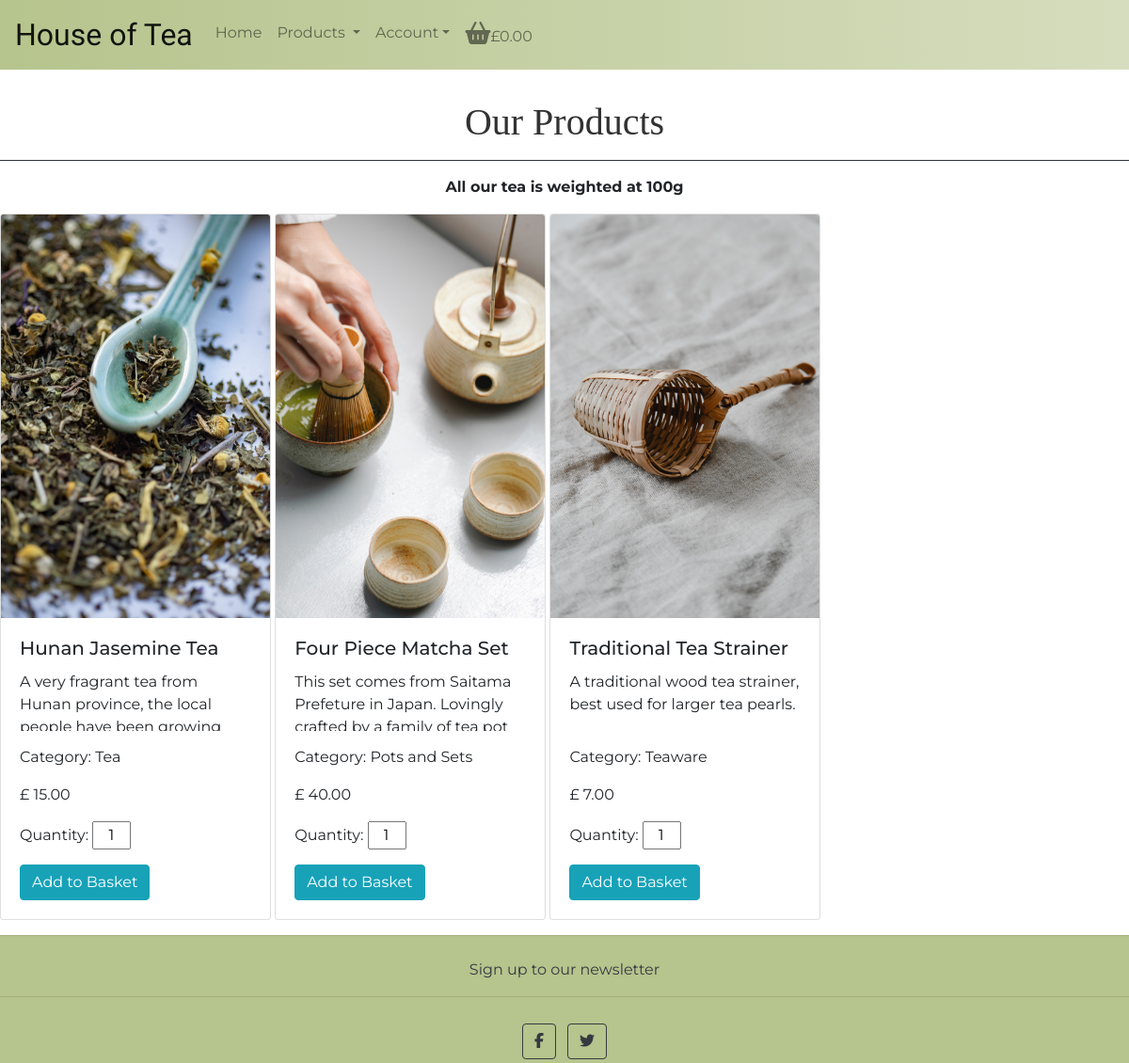
Screenshot of /products/ with the database file from the repository.
### products/models.py (models this page shows, shortened)
class Product(models.Model):
    name = models.CharField(max_length=50, null=True)
    sku = models.CharField(max_length=254, null=True, blank=True)
    price = models.FloatField()
    info = models.TextField()
    category = models.ForeignKey('Categories', null=True, blank=True, on_delete=models.SET_NULL)
    image = models.ImageField()
    image_url = models.URLField(null=True, blank=True)
    weight = models.BooleanField(default=False, null=True, blank=True)

class Categories(models.Model):
    category = models.CharField(max_length=30)
    def __str__(self):
        return self.category

### products/views.py (the view)
# urls.py: path('', views.productsView, name='products'),
def productsView(request):
    categories = None
    products = Product.objects.all()
    if request.GET:
        if 'category' in request.GET:
            categories = request.GET['category'].split(',')
            products = products.filter(category__category__in=categories)
            categories = Categories.objects.filter(category__in=categories)
    context = {
        'products': products,
        'categories': categories,
    }
    return render(request, 'products/products.html', context)

### basket/contexts.py (called while the page is built, shortened)
def current_basket(request):
    basket_items = []
    total = 0
    product_quantity = 0
    basket = request.session.get('basket', {})
    if total < settings.DELIVERY_CHARGE_MAX:
        delivery = total * settings.DELIVERY_CHARGE/50
        delivery_threshold = settings.DELIVERY_CHARGE_MAX - delivery
    else:
        delivery = 30
        delivery_threshold = 0
    grand_total = delivery + total
    context = {
        'basket_items': basket_items,
        'total': total,
        'product_quantity': product_quantity,
        'delivery': delivery,
        'delivery_threshold': delivery_threshold,
        'grand_total': grand_total,
        'delivery_charge': settings.DELIVERY_CHARGE,
        'delivery_charge_max': settings.DELIVERY_CHARGE_MAX,
    }
    return context

### products/templates/products/products.html (shortened to what this page needs)
{% extends "base.html" %}
{% load static %}
{% block content %}
{% if categories %}
{% for category in categories %}
<a class="text-decoration-none" href="{% url 'products' %}?category={{ category.category }}">
  <h1 class="title">Our {{ category.category }}</h1>
  <hr class="divider bg-dark">
</a>
{% if category.category == 'Tea' %}
<strong><p class="text-center">All our tea is weighted at 100g</p></strong>
{% endif %}
{% endfor %}
{% else %}
<h1 class="title">Our Products</h1>
<hr class="divider bg-dark">
<strong><p class="text-center">All our tea is weighted at 100g</p></strong>
{% endif %}
{% for product in products %}
<div class="card">
  <a href="{% url 'product_info' product.pk %}">
    <img class="card-img-top" src="{{ product.image.url }}" alt="Card image cap">
  </a>
  <div class="card-body">
    <h5 class="card-title">{{ product.name }}</h5>
    <p class="card-text">{{ product.info }}</p>
    <P>Category: {{ product.category }}</P>
    <p>£ {{ product.price|floatformat:2 }} </p>
   <form action="{% url 'add_to_basket' product.pk %}" method="POST">
    <div class="mb-3">
      <p class="d-inline">Quantity:</p>
    <input class="col-2" type="form-control qty_input" type="number" name="quantity" value="1" min="1" max="99" id="id_qty_{{ product.id }}">
    </div>
    <input class="btn btn-info d-block" type="submit" value="Add to Basket">
   </form>
  </div>
</div>
{% endfor %}
{% endblock %}

### templates/base.html (shortened to what this page needs)
{% load static %}
<!DOCTYPE html>
<html lang="en">
<head>
  {% block corecss %}
  <link rel="stylesheet" href="https://cdn.jsdelivr.net/npm/bootstrap@4.6.2/dist/css/bootstrap.min.css"
>
  <link rel="stylesheet" href="{% static 'css/style.css' %}">
  {% endblock %}
</head>
<body>
  <nav class="navbar navbar-expand-lg sticky-top navbar-light bg-light gradient">
    <a class="navbar-brand logo align-middle" href="{% url 'home' %}">House of Tea</a>
    <div class="collapse navbar-collapse" id="navbarSupportedContent">
      <ul class="navbar-nav mr-auto">
        <li class="nav-item">
          <a class="nav-link" href="{% url 'home' %}">Home</a>
        </li>
        <li class="nav-item dropdown">
          <a class="nav-link dropdown-toggle" href="#" role="button" data-toggle="dropdown" aria-haspopup="true"
            aria-expanded="false">
            Products
          </a>
        </li>
        <li class="nav-item dropdown">
          <a class="nav-link dropdown-toggle" href="#" role="button" data-toggle="dropdown" aria-haspopup="true"
            aria-expanded="false">Account</a>
        </li>
        <li class="nav-item">
          <div>
            <a class="nav-link basket-icon align-middle" href="{% url 'basket' %}"><i
                class="fas fa-shopping-basket"></i>£{{grand_total|floatformat:2}}</a>
          </div>
        </li>
      </ul>
    </div>
  </nav>
  {% block content %}
  {% endblock %}
  <footer>
    <div class="text-center text-lg-start">
      <hr class="mb-4" />
      <section>
        <div class="text-center">
          <a class="text-dark" href="{% url 'newsletter' %}">Sign up to our newsletter</a>
        </div>
      </section>
      <hr class="mb-4" />
      <section class="text-center">
        <a class="btn btn-outline-dark btn-floating social m-1" href="https://www.facebook.com/profile.php?id=100087992509682" role="button" target="_blank" rel="external"><i class="fab fa-facebook-f"></i></a>
        <a class="btn btn-outline-dark btn-floating social m-1" href="https://twitter.com/Houseoftea3" role="button" target="_blank" rel="external"><i class="fab fa-twitter"></i></a>
      </section>
    </div>
  </footer>
</body>
</html>

### static/css/style.css (style rules this page uses)
body { font-family: 'Montserrat' ,Arial, Helvetica, sans-serif; width: 100%; }
.title { font-family: 'Libre Baskerville', 'Times New Roman', Times, serif; text-align: center; padding-top: 2rem; color: rgb(50, 50, 50); }
.logo { font-family: 'Kolker Brush'; font-size: 2rem; }
.basket-icon > i { font-size: 1.5rem; }
.gradient { background: rgb(182, 196, 141); background: -webkit-linear-gradient(to right, rgba(182, 196, 141, 1), rgba(214, 221, 190, 1)); background: linear-gradient(to right, rgba(182, 196, 141, 1), rgba(214, 221, 190, 1)) }
.card { display: inline-block; width: 18rem; }
.card-text { height: 4rem; overflow-x:hidden; white-space: wrap; }
footer { background-color: rgb(182, 196, 141); }

### rows the page displays
Product: image (picture), name "Hunan Jasemine Tea", info "A very fragrant tea from Hunan province, the local…", category "Tea", price "15.00", quantity "1"
Product: image (picture), name "Four Piece Matcha Set", info "This set comes from Saitama Prefeture in Japan. Lovingly…", category "Pots and Sets", price "40.00"
Product: image (picture), name "Traditional Tea Strainer", info "A traditional wood tea strainer, best used for larger tea pearls.", category "Teaware", price "7.00"

### other values shown
{{ grand_total|floatformat:2 }} "0.00"
